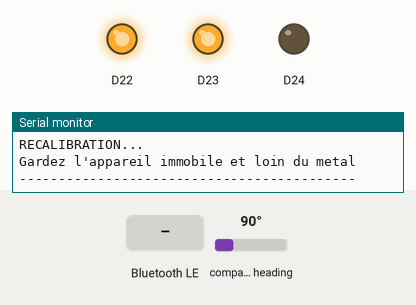
This sketch was run on a simulated Arduino Nano 33 BLE. Shown: output pins drawn as LEDs (lit = HIGH), the last lines printed to the serial monitor. The test bench sets the inputs (shaded band); at power-on: compass heading 90°. Nothing arrives over Bluetooth unless stated; a phone connects over Bluetooth LE 3 s after start.

Above: at 1.2 s.
1.3 s: Bluetooth LE write "1" received
At 5.1 s:
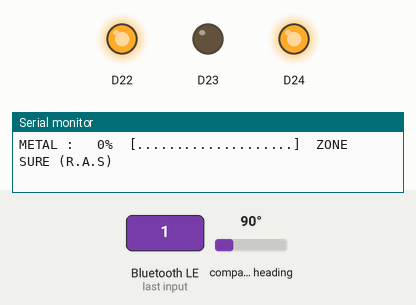
Timing chart, 0 to 6.6 s (numbered marks = the images above; inputs shaded):
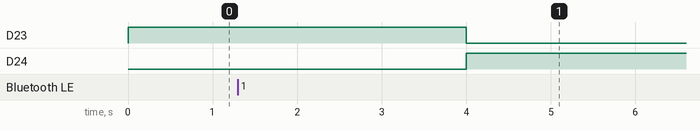

The sketch:

Codesource.ino
```cpp
#include <Arduino_BMI270_BMM150.h>
#include <ArduinoBLE.h>
#include <math.h>
#include <string.h>

float SEUIL_MIN = 1.5f;
float SEUIL_MAX = 60.0f;

const unsigned long CALIB_MS = 4000;
const unsigned long LOOP_MS  = 120;

const unsigned long DANGER_HOLD_MS = 15000;
const unsigned long DANGER_BLINK_MS = 200;

const int MEDIAN_SIZE = 5;
float medianBuffer[MEDIAN_SIZE] = {0};
int medianIndex = 0;

float filtFast = 0.0f;
float filtSlow = 0.0f;
float baseline = 0.0f;

float pctFiltered = 0.0f;

const float PCT_ATTACK  = 0.40f;
const float PCT_RELEASE = 0.85f;

bool calibrated = false;
unsigned long calibStart = 0;
unsigned long lastLoop = 0;
float calibSum = 0.0f;
int calibCount = 0;

bool inDangerHold = false;
unsigned long dangerStart = 0;
unsigned long lastBlink = 0;
bool blinkState = false;

BLEService mineService("180D");
BLEFloatCharacteristic threatLevelChar("2A37", BLERead | BLENotify);
BLEFloatCharacteristic seuilMinChar("2A38", BLERead | BLEWrite);

float magNorm(float x, float y, float z) {
  return sqrt(x * x + y * y + z * z);
}

float medianFilter(float v) {
  medianBuffer[medianIndex % MEDIAN_SIZE] = v;
  medianIndex++;

  float s[MEDIAN_SIZE];
  memcpy(s, medianBuffer, sizeof(s));

  for (int i = 0; i < MEDIAN_SIZE - 1; i++) {
    for (int j = i + 1; j < MEDIAN_SIZE; j++) {
      if (s[j] < s[i]) {
        float t = s[i];
        s[i] = s[j];
        s[j] = t;
      }
    }
  }
  return s[MEDIAN_SIZE / 2];
}

void allOff() {
  digitalWrite(LEDR, HIGH);
  digitalWrite(LEDG, HIGH);
  digitalWrite(LEDB, HIGH);
}

void ledGreen() {
  allOff();
  digitalWrite(LEDG, LOW);
}

void ledOrange() {
  allOff();
  digitalWrite(LEDR, LOW);
  digitalWrite(LEDG, LOW);
}

void ledRed() {
  allOff();
  digitalWrite(LEDR, LOW);
}

void ledBlue() {
  allOff();
  digitalWrite(LEDB, LOW);
}

void afficherInterface(int p) {
  Serial.print("METAL : ");
  if (p < 10) Serial.print("  ");
  else if (p < 100) Serial.print(" ");
  Serial.print(p);
  Serial.print("%  [");

  for (int i = 0; i < 20; i++) {
    Serial.print(i < (p / 5) ? "|" : ".");
  }

  Serial.print("]  ");

  if (p == 0) Serial.println("ZONE SURE (R.A.S)");
  else if (p < 30) Serial.println("ATTENTION : Signal Faible");
  else if (p < 70) Serial.println("ALERTE : Metal detecte !");
  else if (p < 100) Serial.println("!!! DANGER IMMEDIAT !!!");
  else Serial.println("!!! DANGER MAX - RECALIBRATION EN ATTENTE !!!");
}

void startCalibration() {
  calibrated = false;
  inDangerHold = false;

  calibStart = millis();
  calibSum = 0.0f;
  calibCount = 0;

  baseline = 0.0f;
  filtFast = 0.0f;
  filtSlow = 0.0f;
  pctFiltered = 0.0f;

  for (int i = 0; i < MEDIAN_SIZE; i++) {
    medianBuffer[i] = 0.0f;
  }
  medianIndex = 0;

  ledBlue();
  Serial.println("-------------------------------------------");
  Serial.println("RECALIBRATION...");
  Serial.println("Gardez l'appareil immobile et loin du metal");
  Serial.println("-------------------------------------------");
}

void setup() {
  Serial.begin(115200);
  unsigned long t0 = millis();
  while (!Serial && millis() - t0 < 3000) {}

  pinMode(LEDR, OUTPUT);
  pinMode(LEDG, OUTPUT);
  pinMode(LEDB, OUTPUT);
  allOff();

  if (!IMU.begin()) {
    Serial.println("ERREUR : IMU.begin() a echoue !");
    digitalWrite(LEDR, LOW);
    while (1) {}
  }

  if (!BLE.begin()) {
    Serial.println("ERREUR : BLE.begin() a echoue !");
    digitalWrite(LEDR, LOW);
    while (1) {}
  }

  BLE.setLocalName("Detecteur_Mines_VF");
  BLE.setAdvertisedService(mineService);
  mineService.addCharacteristic(threatLevelChar);
  mineService.addCharacteristic(seuilMinChar);
  BLE.addService(mineService);

  threatLevelChar.writeValue(0.0f);
  seuilMinChar.writeValue(SEUIL_MIN);
  BLE.advertise();

  Serial.println("===========================================");
  Serial.println("  DETECTEUR DE METAL - Nano 33 BLE Sense  ");
  Serial.println("===========================================");

  startCalibration();
}

void loop() {
  BLE.poll();

  if (seuilMinChar.written()) {
    SEUIL_MIN = seuilMinChar.value();
    Serial.print(">>> Seuil BLE mis a jour : ");
    Serial.println(SEUIL_MIN, 2);
  }

  if (inDangerHold) {
    unsigned long now = millis();

    if (now - lastBlink >= DANGER_BLINK_MS) {
      lastBlink = now;
      blinkState = !blinkState;
      if (blinkState) ledRed();
      else allOff();
    }

    if (BLE.connected()) {
      threatLevelChar.writeValue(100.0f);
    }

    if (now - dangerStart >= DANGER_HOLD_MS) {
      startCalibration();
    }
    return;
  }

  if (!IMU.magneticFieldAvailable()) return;

  float bx, by, bz;
  IMU.readMagneticField(bx, by, bz);

  float field = magNorm(bx, by, bz);
  field = medianFilter(field);

  if (!calibrated) {
    calibSum += field;
    calibCount++;

    if (millis() - calibStart >= CALIB_MS) {
      baseline = (calibCount > 0) ? calibSum / calibCount : field;
      filtFast = baseline;
      filtSlow = baseline;
      pctFiltered = 0.0f;
      calibrated = true;

      Serial.print("Calibration OK. Baseline = ");
      Serial.println(baseline, 2);
      Serial.println("Appareil pret.");
    }
    return;
  }

  if (millis() - lastLoop < LOOP_MS) return;
  lastLoop = millis();

  filtFast = 0.35f * field + 0.65f * filtFast;
  filtSlow = 0.05f * field + 0.95f * filtSlow;

  float anomaly = fabs(filtFast - filtSlow);

  float pctRaw = 0.0f;
  if (anomaly > SEUIL_MIN) {
    float norm = (anomaly - SEUIL_MIN) / (SEUIL_MAX - SEUIL_MIN);
    pctRaw = constrain(norm * 100.0f, 0.0f, 100.0f);
  }

  if (pctRaw > pctFiltered) {
    pctFiltered = PCT_ATTACK * pctRaw + (1.0f - PCT_ATTACK) * pctFiltered;
  } else {
    pctFiltered = PCT_RELEASE * pctRaw + (1.0f - PCT_RELEASE) * pctFiltered;
  }

  if (pctRaw < 5.0f && pctFiltered > 5.0f) {
    pctFiltered *= 0.65f;
  }

  if (pctFiltered > 99.0f && pctRaw < 95.0f) {
    pctFiltered = pctRaw;
  }

  if (pctRaw < 1.0f && pctFiltered < 3.0f) {
    pctFiltered = 0.0f;
  }

  int pct = constrain((int)(pctFiltered + 0.5f), 0, 100);

  if (pct >= 100) {
    inDangerHold = true;
    dangerStart = millis();
    lastBlink = millis();
    blinkState = true;
    ledRed();

    Serial.println("###########################################");
    Serial.println(" DANGER MAX 100% -> CLIGNOTEMENT 15s ");
    Serial.println(" RECALIBRATION AUTOMATIQUE ");
    Serial.println("###########################################");
    return;
  }

  if (pct == 0) ledGreen();
  else if (pct < 30) ledOrange();
  else ledRed();

  afficherInterface(pct);

  if (BLE.connected()) {
    threatLevelChar.writeValue((float)pct);
  }
}
```
